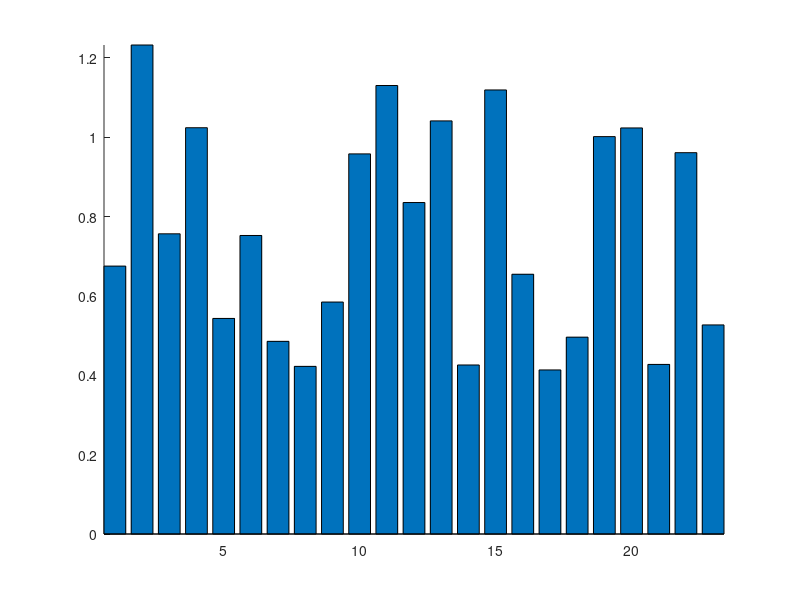

The MATLAB script that drew this image: (Note: this script raises an error after producing the figure.)
% demo2

% 随机生成数据
X=.3+rand(1,23);
% 基础绘图
ax=gca;hold on;axis tight
bHdl=bar(X);
bHdl.FaceColor='flat';
bHdl.LineWidth=.8;
% 修改配色
CList=slanCL(786,1:23);
for i=1:size(CList,1)
    bHdl.CData(i,:)=CList(i,:);
end
% 坐标区域修饰
ax.DataAspectRatio=[12,1,1];
ax.FontName='Times New Roman';
ax.LineWidth=.9;
ax.FontSize=13;
ax.YGrid='on';
ax.GridLineStyle='-.';
ax.XTick=1:23;

